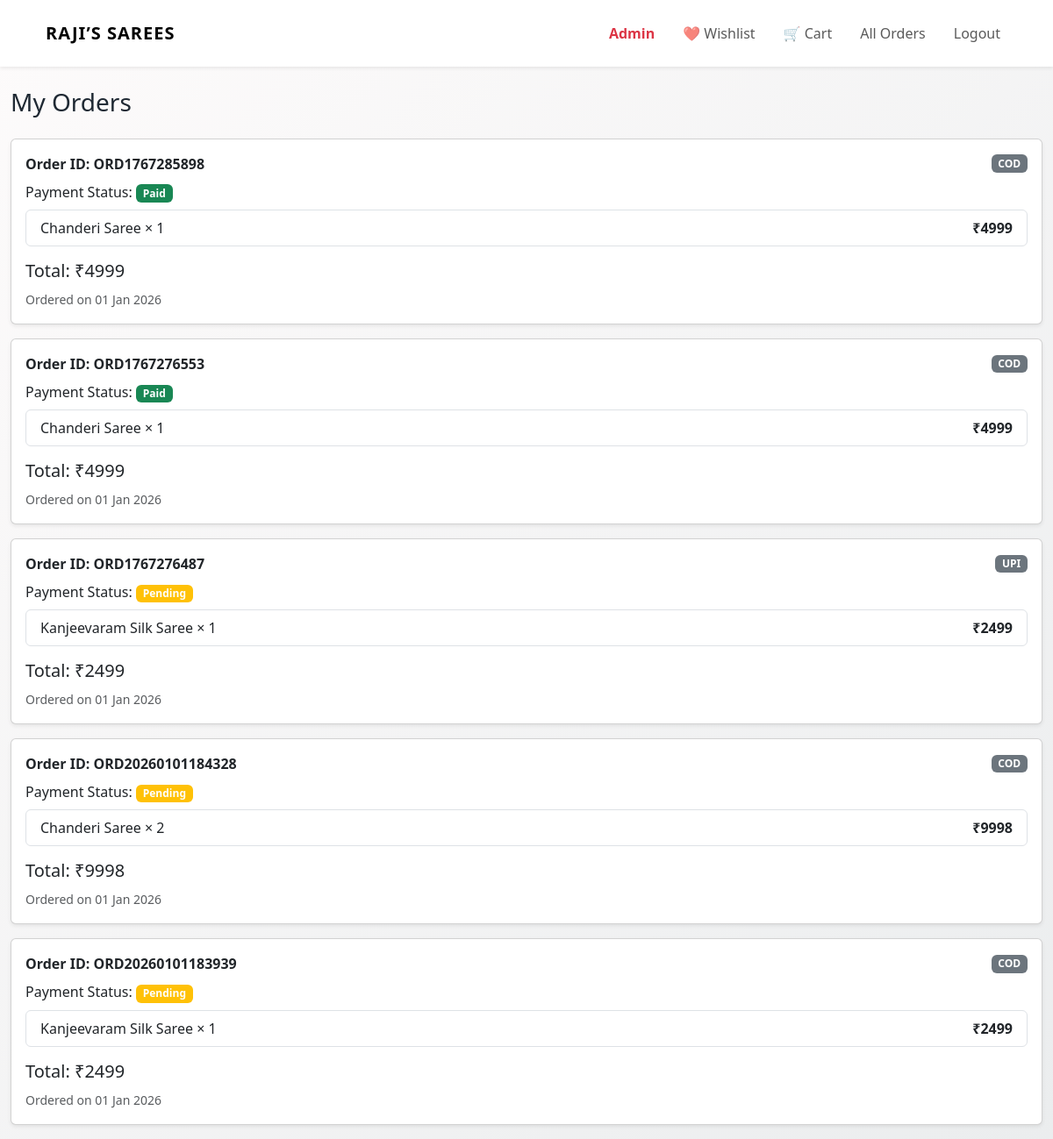
Page /orders (signed in) on the committed database.
### app.py (models this page shows)
class Order(db.Model):
    id = db.Column(db.Integer, primary_key=True)
    order_code = db.Column(db.String(20), unique=True, nullable=False)
    user_id = db.Column(db.Integer, db.ForeignKey("user.id"), nullable=False)
    payment_mode = db.Column(db.String(20))
    payment_status = db.Column(db.String(20))
    total_amount = db.Column(db.Integer)
    created_at = db.Column(db.DateTime, default=datetime.utcnow)
    user = db.relationship("User", back_populates="orders")
    items = db.relationship("OrderItem", backref="order", lazy=True)

class OrderItem(db.Model):
    id = db.Column(db.Integer, primary_key=True)
    order_id = db.Column(db.Integer, db.ForeignKey("order.id"), nullable=False)
    product_name = db.Column(db.String(150))
    price = db.Column(db.Integer)
    quantity = db.Column(db.Integer)

### app.py (the view)
@app.route("/orders")
@login_required
def orders():
    orders = Order.query.filter_by(user_id=current_user.id).order_by(Order.created_at.desc()).all()
    return render_template("orders_user.html", orders=orders)

### app.py (called while the page is built)
@login_manager.user_loader
def load_user(user_id):
    return User.query.get(int(user_id))

@app.context_processor
def inject_cart_count():
    if current_user.is_authenticated:
        count = db.session.query(
            func.sum(CartItem.quantity)
        ).filter_by(user_id=current_user.id).scalar()
        return {"cart_count": count or 0}
    return {"cart_count": 0}

### templates/orders_user.html
{% extends "base.html" %}
{% block content %}
<h3 class="mb-4">My Orders</h3>
{% for order in orders %}
<div class="card mb-3 shadow-sm">
  <div class="card-body">
    <div class="d-flex justify-content-between align-items-center mb-2">
      <strong>Order ID: {{ order.order_code }}</strong>
      <span class="badge bg-secondary">
        {{ order.payment_mode }}
      </span>
    </div>
    <p class="mb-2">
      Payment Status:
      <span class="badge
        {% if order.payment_status == 'Paid' %}
          bg-success
        {% else %}
          bg-warning
        {% endif %}
      ">
        {{ order.payment_status }}
      </span>
    </p>
    <ul class="list-group mb-3">
      {% for item in order.items %}
      <li class="list-group-item d-flex justify-content-between">
        {{ item.product_name }} × {{ item.quantity }}
        <strong>₹{{ item.price * item.quantity }}</strong>
      </li>
      {% endfor %}
    </ul>
    <h5>Total: ₹{{ order.total_amount }}</h5>
    <small class="text-muted">
      Ordered on {{ order.created_at.strftime('%d %b %Y') }}
    </small>
  </div>
</div>
{% else %}
<p>No orders yet.</p>
{% endfor %}
{% endblock %}

### static/css/style.css (style rules this page uses)
* { margin: 0; padding: 0; box-sizing: border-box; }
body { font-family: 'Inter', sans-serif; background-color: #f5f5f6; color: #282c3f; }
body { background-color: #f5f5f5; }
:root { --primary: #b1275e; --secondary: #f8f8f8; --text-dark: #222; --muted: #777; }
body { font-family: 'Poppins', sans-serif; background-color: var(--secondary); color: var(--text-dark); }
:root { --primary: #6a11cb; --secondary: #2575fc; --accent: #ffb703; --success: #2ec4b6; --danger: #ef233c; --dark: #1f2933; --light: #f8f9fa; --glass: rgba(255, 255, 255, 0.75); --radius: 16px; --shadow: 0 20px 40px rgba(0,0,0,0.12); }
body { font-family: "Poppins", system-ui, sans-serif; background: linear-gradient(135deg, #fdfbfb, #ebedee); color: var(--dark); min-height: 100vh; }

### rows in the picture
Order: order_code "ORD1767285898", payment_mode "COD", payment_status "Paid", total_amount "4999", created_at "01 Jan 2026"
OrderItem: product_name "Chanderi Saree", quantity "1", item.price*item.quantity "4999"
Order: order_code "ORD1767276553", payment_mode "COD", payment_status "Paid", total_amount "4999", created_at "01 Jan 2026"
OrderItem: product_name "Chanderi Saree", quantity "1", item.price*item.quantity "4999"
Order: order_code "ORD1767276487", payment_mode "UPI", payment_status "Pending", total_amount "2499", created_at "01 Jan 2026"
OrderItem: product_name "Kanjeevaram Silk Saree", quantity "1", item.price*item.quantity "2499"
Order: order_code "ORD20260101184328", payment_mode "COD", payment_status "Pending", total_amount "9998", created_at "01 Jan 2026"
OrderItem: product_name "Chanderi Saree", quantity "2", item.price*item.quantity "9998"
Order: order_code "ORD20260101183939", payment_mode "COD", payment_status "Pending", total_amount "2499", created_at "01 Jan 2026"
OrderItem: product_name "Kanjeevaram Silk Saree", quantity "1", item.price*item.quantity "2499"
